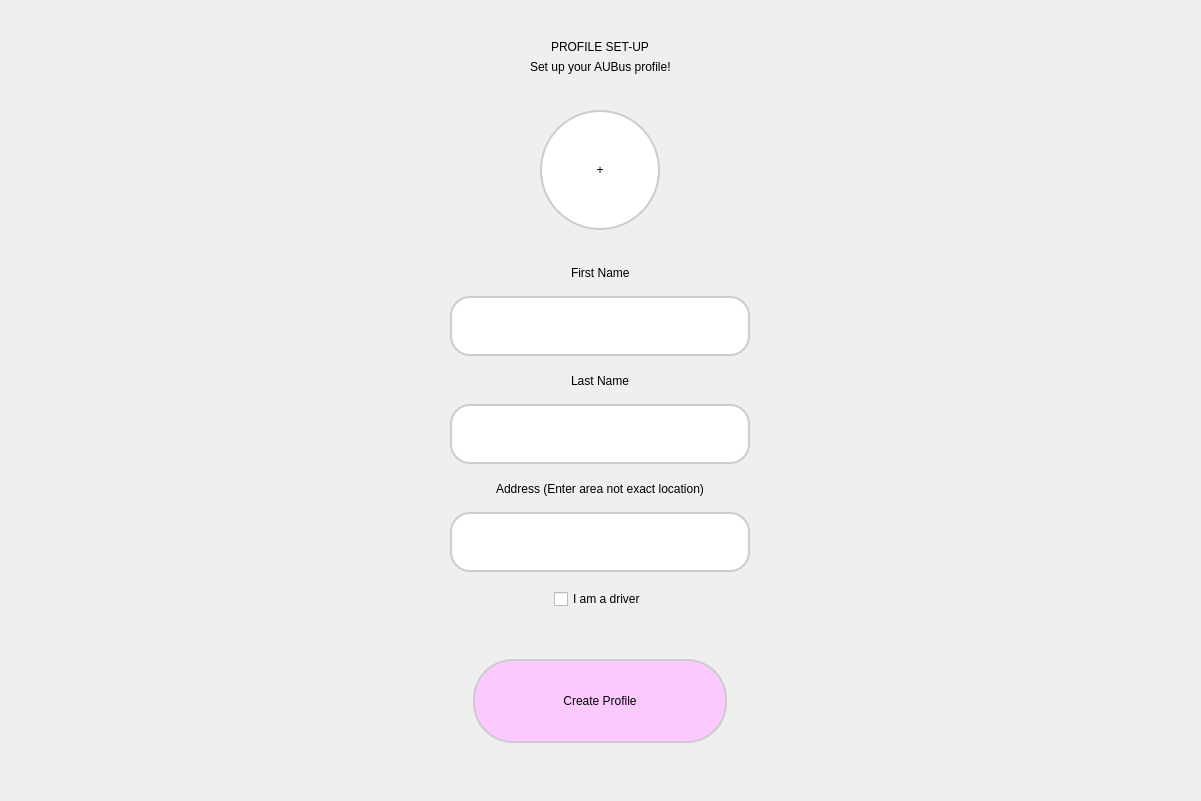
<?xml version="1.0" encoding="UTF-8"?>
<ui version="4.0">
 <class>Dialog</class>
 <widget class="QDialog" name="Dialog">
  <property name="geometry">
   <rect>
    <x>0</x>
    <y>0</y>
    <width>1201</width>
    <height>801</height>
   </rect>
  </property>
  <property name="windowTitle">
   <string>AUBus</string>
  </property>
  <widget class="QWidget" name="widget" native="true">
   <property name="geometry">
    <rect>
     <x>0</x>
     <y>0</y>
     <width>1201</width>
     <height>801</height>
    </rect>
   </property>
   <property name="styleSheet">
    <string notr="true">
QWidget#widget {
    background-color: qlineargradient(
        spread:pad, x1:0.1, y1:0.1, x2:0.9, y2:0.9,
        stop:0 rgba(10, 158, 190, 255),
        stop:1 rgba(170, 255, 255, 255)
    );
}
QPushButton {
    background-color: rgb(251, 201, 255);
    color: black;
    border-radius: 40px;
    border: 2px solid #cccccc;
    min-width: 250px;
    min-height: 80px;
    font: 63 12pt "Sitka Heading Semibold";
}
QPushButton:hover {
    background-color: #e6f7ff;
}
QPushButton:pressed {
    background-color: #b3ecff;
}
QLabel {
    color: black;
    font: 63 10pt "Sitka Heading Semibold";
}
QLineEdit {
    background-color: white;
    border-radius: 20px;
    border: 2px solid #cccccc;
    padding: 8px;
    font: 10pt "Segoe UI";
    min-height: 40px;
}
QCheckBox {
    color: black;
    font: 63 10pt "Sitka Heading Semibold";
}
    </string>
   </property>
   <layout class="QVBoxLayout" name="verticalLayout">
    <item>
     <spacer name="verticalSpacerTop">
      <property name="orientation">
       <enum>Qt::Vertical</enum>
      </property>
      <property name="sizeHint" stdset="0">
       <size>
        <width>20</width>
        <height>40</height>
       </size>
      </property>
     </spacer>
    </item>
    <item alignment="Qt::AlignHCenter">
     <widget class="QLabel" name="label">
      <property name="styleSheet">
       <string notr="true">
font: 63 36pt "Sitka Heading Semibold";
color: black;
       </string>
      </property>
      <property name="text">
       <string>PROFILE SET-UP</string>
      </property>
     </widget>
    </item>
    <item alignment="Qt::AlignHCenter">
     <widget class="QLabel" name="label_2">
      <property name="styleSheet">
       <string notr="true">
font: 63 14pt "Sitka Heading Semibold";
color: black;
       </string>
      </property>
      <property name="text">
       <string>Set up your AUBus profile!</string>
      </property>
     </widget>
    </item>
    <item>
     <spacer name="spacer1">
      <property name="orientation">
       <enum>Qt::Vertical</enum>
      </property>
      <property name="sizeHint" stdset="0">
       <size>
        <width>20</width>
        <height>30</height>
       </size>
      </property>
     </spacer>
    </item>
    <item alignment="Qt::AlignHCenter">
     <widget class="QLabel" name="profilePhoto">
      <property name="minimumSize">
       <size>
        <width>120</width>
        <height>120</height>
       </size>
      </property>
      <property name="maximumSize">
       <size>
        <width>120</width>
        <height>120</height>
       </size>
      </property>
      <property name="styleSheet">
       <string notr="true">
background-color: white;
border-radius: 60px;
border: 2px solid #cccccc;
       </string>
      </property>
      <property name="alignment">
       <set>Qt::AlignCenter</set>
      </property>
      <property name="text">
       <string>+</string>
      </property>
      <property name="toolTip">
       <string>Click to upload photo</string>
      </property>
     </widget>
    </item>
    <item>
     <spacer name="spacer2">
      <property name="orientation">
       <enum>Qt::Vertical</enum>
      </property>
      <property name="sizeHint" stdset="0">
       <size>
        <width>20</width>
        <height>30</height>
       </size>
      </property>
     </spacer>
    </item>
    <item alignment="Qt::AlignHCenter">
     <widget class="QLabel" name="label_3">
      <property name="text">
       <string>First Name</string>
      </property>
     </widget>
    </item>
    <item alignment="Qt::AlignHCenter">
     <widget class="QLineEdit" name="firstfield">
      <property name="minimumSize">
       <size>
        <width>300</width>
        <height>40</height>
       </size>
      </property>
      <property name="maximumSize">
       <size>
        <width>300</width>
        <height>40</height>
       </size>
      </property>
     </widget>
    </item>
    <item>
     <spacer name="spacer3">
      <property name="orientation">
       <enum>Qt::Vertical</enum>
      </property>
      <property name="sizeHint" stdset="0">
       <size>
        <width>20</width>
        <height>15</height>
       </size>
      </property>
     </spacer>
    </item>
    <item alignment="Qt::AlignHCenter">
     <widget class="QLabel" name="label_4">
      <property name="text">
       <string>Last Name</string>
      </property>
     </widget>
    </item>
    <item alignment="Qt::AlignHCenter">
     <widget class="QLineEdit" name="lastfield">
      <property name="minimumSize">
       <size>
        <width>300</width>
        <height>40</height>
       </size>
      </property>
      <property name="maximumSize">
       <size>
        <width>300</width>
        <height>40</height>
       </size>
      </property>
     </widget>
    </item>
    <item>
     <spacer name="spacer4">
      <property name="orientation">
       <enum>Qt::Vertical</enum>
      </property>
      <property name="sizeHint" stdset="0">
       <size>
        <width>20</width>
        <height>15</height>
       </size>
      </property>
     </spacer>
    </item>
    <item alignment="Qt::AlignHCenter">
     <widget class="QLabel" name="label_5">
      <property name="text">
       <string>Address (Enter area not exact location)</string>
      </property>
     </widget>
    </item>
    <item alignment="Qt::AlignHCenter">
     <widget class="QLineEdit" name="addressfield">
      <property name="minimumSize">
       <size>
        <width>300</width>
        <height>40</height>
       </size>
      </property>
      <property name="maximumSize">
       <size>
        <width>300</width>
        <height>40</height>
       </size>
      </property>
     </widget>
    </item>
    <item>
     <spacer name="spacer5">
      <property name="orientation">
       <enum>Qt::Vertical</enum>
      </property>
      <property name="sizeHint" stdset="0">
       <size>
        <width>20</width>
        <height>15</height>
       </size>
      </property>
     </spacer>
    </item>
    <item alignment="Qt::AlignHCenter">
     <widget class="QCheckBox" name="driverCheckbox">
      <property name="text">
       <string>I am a driver</string>
      </property>
     </widget>
    </item>
    <item>
     <spacer name="spacer6">
      <property name="orientation">
       <enum>Qt::Vertical</enum>
      </property>
      <property name="sizeHint" stdset="0">
       <size>
        <width>20</width>
        <height>20</height>
       </size>
      </property>
     </spacer>
    </item>
    <item alignment="Qt::AlignHCenter">
     <widget class="QLabel" name="error">
      <property name="styleSheet">
       <string notr="true">color:rgb(255, 0, 0); font: 10pt "MS Shell Dlg 2";</string>
      </property>
      <property name="text">
       <string/>
      </property>
     </widget>
    </item>
    <item alignment="Qt::AlignHCenter">
     <widget class="QPushButton" name="create">
      <property name="minimumSize">
       <size>
        <width>250</width>
        <height>80</height>
       </size>
      </property>
      <property name="maximumSize">
       <size>
        <width>250</width>
        <height>80</height>
       </size>
      </property>
      <property name="text">
       <string>Create Profile</string>
      </property>
     </widget>
    </item>
    <item>
     <spacer name="verticalSpacerBottom">
      <property name="orientation">
       <enum>Qt::Vertical</enum>
      </property>
      <property name="sizeHint" stdset="0">
       <size>
        <width>20</width>
        <height>60</height>
       </size>
      </property>
     </spacer>
    </item>
   </layout>
  </widget>
 </widget>
 <resources/>
 <connections/>
</ui>
